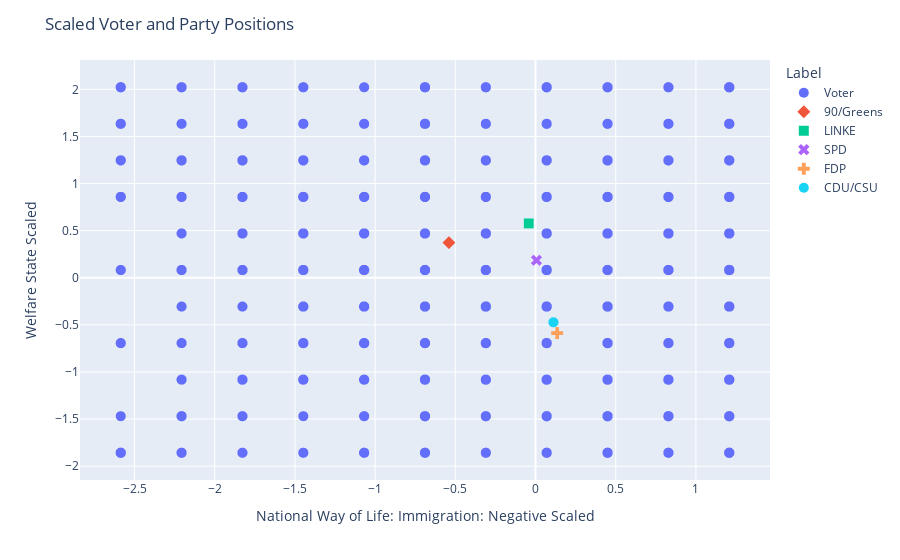

Write notebook code for a chart like this one.
### Code cell
concatenated_df = pd.concat([voter_scaled, party_scaled_df], ignore_index=True)

fig = px.scatter(
    concatenated_df,
    x=x_scaled,
    y=y_scaled,
    color='Label',
    symbol='Label')
fig.update_traces(marker=dict(size=10))
fig.update_layout(title='Scaled Voter and Party Positions')
fig.show()

### Figure 1 — Plotly figure (JSON) as saved in the notebook; plotly's stock layout.template omitted (floating-point values rounded to 4 significant figures; data arrays with more than 128 entries replaced by an {"elided": "..."} marker saying what was removed)
{"data": [{"hovertemplate": "Label=Voter<br>National Way of Life: Immigration: Negative Scaled=%{x}<br>Welfare State Scaled=%{y}<extra></extra>", "legendgroup": "Voter", "marker": {"color": "#636efa", "size": 10, "symbol": "circle"}, "mode": "markers", "name": "Voter", "showlegend": true, "type": "scattergl", "x": {"elided": "2115 float values"}, "xaxis": "x", "y": {"elided": "2115 float values"}, "yaxis": "y"}, {"hovertemplate": "Label=90/Greens<br>National Way of Life: Immigration: Negative Scaled=%{x}<br>Welfare State Scaled=%{y}<extra></extra>", "legendgroup": "90/Greens", "marker": {"color": "#EF553B", "size": 10, "symbol": "diamond"}, "mode": "markers", "name": "90/Greens", "showlegend": true, "type": "scattergl", "x": [-0.5397], "xaxis": "x", "y": [0.3728], "yaxis": "y"}, {"hovertemplate": "Label=LINKE<br>National Way of Life: Immigration: Negative Scaled=%{x}<br>Welfare State Scaled=%{y}<extra></extra>", "legendgroup": "LINKE", "marker": {"color": "#00cc96", "size": 10, "symbol": "square"}, "mode": "markers", "name": "LINKE", "showlegend": true, "type": "scattergl", "x": [-0.04221], "xaxis": "x", "y": [0.5777], "yaxis": "y"}, {"hovertemplate": "Label=SPD<br>National Way of Life: Immigration: Negative Scaled=%{x}<br>Welfare State Scaled=%{y}<extra></extra>", "legendgroup": "SPD", "marker": {"color": "#ab63fa", "size": 10, "symbol": "x"}, "mode": "markers", "name": "SPD", "showlegend": true, "type": "scattergl", "x": [0.005913], "xaxis": "x", "y": [0.1857], "yaxis": "y"}, {"hovertemplate": "Label=FDP<br>National Way of Life: Immigration: Negative Scaled=%{x}<br>Welfare State Scaled=%{y}<extra></extra>", "legendgroup": "FDP", "marker": {"color": "#FFA15A", "size": 10, "symbol": "cross"}, "mode": "markers", "name": "FDP", "showlegend": true, "type": "scattergl", "x": [0.1352], "xaxis": "x", "y": [-0.5877], "yaxis": "y"}, {"hovertemplate": "Label=CDU/CSU<br>National Way of Life: Immigration: Negative Scaled=%{x}<br>Welfare State Scaled=%{y}<extra></extra>", "legendgroup": "CDU/CSU", "marker": {"color": "#19d3f3", "size": 10, "symbol": "circle"}, "mode": "markers", "name": "CDU/CSU", "showlegend": true, "type": "scattergl", "x": [0.1116], "xaxis": "x", "y": [-0.4724], "yaxis": "y"}], "layout": {"legend": {"title": {"text": "Label"}, "tracegroupgap": 0}, "margin": {"t": 60}, "title": {"text": "Scaled Voter and Party Positions"}, "xaxis": {"anchor": "y", "domain": [0, 1], "title": {"text": "National Way of Life: Immigration: Negative Scaled"}}, "yaxis": {"anchor": "x", "domain": [0, 1], "title": {"text": "Welfare State Scaled"}}}}
